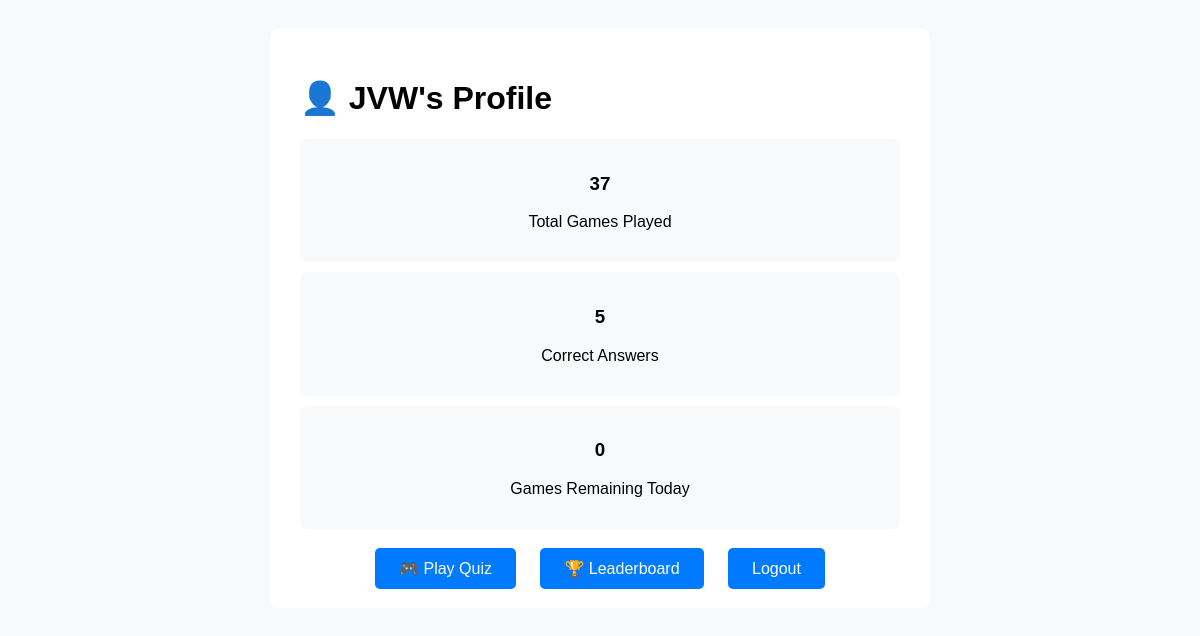
The app's page /profile/ (signed in), older data.
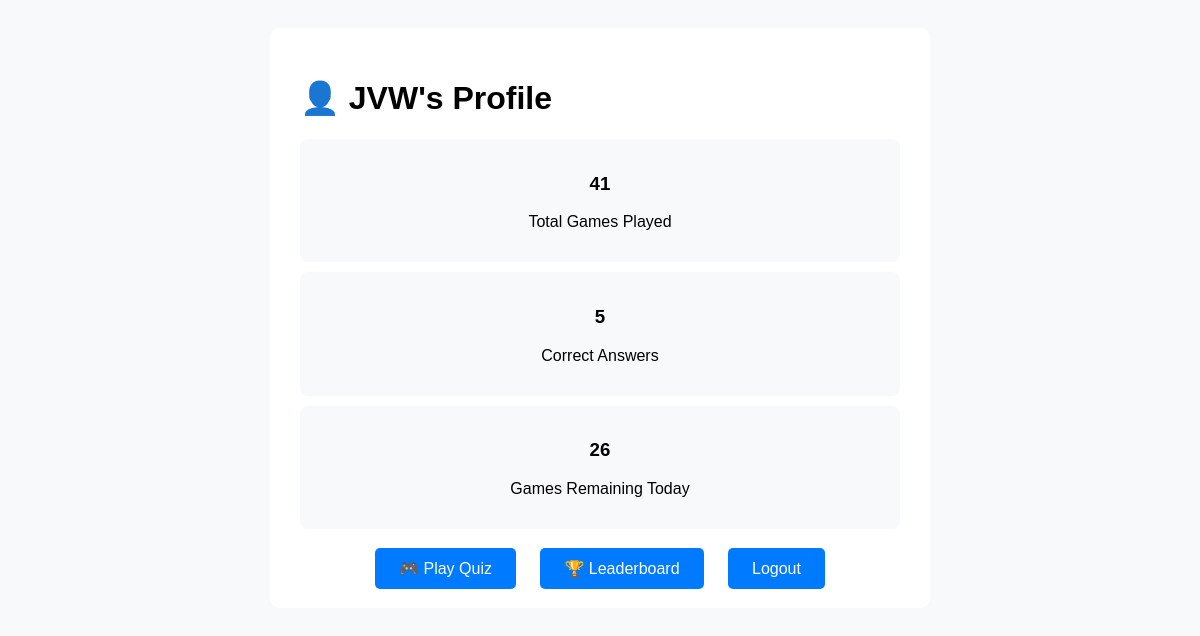
The same page, newer data.
### quiz/models.py (models this page shows, shortened)
class UserProfile(models.Model):
    user = models.OneToOneField(User, on_delete=models.CASCADE)
    games_played_today = models.IntegerField(default=0)
    last_game_date = models.DateField(auto_now_add=True)
    is_premium = models.BooleanField(default=False)
    premium_expires = models.DateTimeField(null=True, blank=True)
    extra_games = models.IntegerField(default=0)
    def games_remaining(self):
        if self.is_premium and (not self.premium_expires or timezone.now() < self.premium_expires):
            return "Unlimited"
        if self.extra_games > 0:
            return self.extra_games + (30 - self.games_played_today)
        return max(0, 30 - self.games_played_today)

### quiz/views.py (the view)
# urls.py: path('profile/', views.user_profile, name='user_profile'),
@login_required
def user_profile(request):
    try:
        profile, created = UserProfile.objects.get_or_create(user=request.user)
        total_games = Score.objects.filter(user=request.user).count()
        correct_answers = Score.objects.filter(user=request.user, correct=True).count()
        return render(request, 'quiz/profile_simple.html', {
            'profile': profile,
            'total_games': total_games,
            'correct_answers': correct_answers
        })
    except:
        return redirect('home')

### templates/quiz/profile_simple.html (shortened to what this page needs)
<!DOCTYPE html>
<html>
<head>
</head>
<body>
    <div class="container">
        <h1>👤 {{ user.username }}'s Profile</h1>
        <div class="stat">
            <h3>{{ total_games }}</h3>
            <p>Total Games Played</p>
        </div>
        <div class="stat">
            <h3>{{ correct_answers }}</h3>
            <p>Correct Answers</p>
        </div>
        <div class="stat">
            <h3>{{ profile.games_remaining }}</h3>
            <p>Games Remaining Today</p>
        </div>
        <div style="text-align: center; margin-top: 30px;">
            <a href="/" class="btn">🎮 Play Quiz</a>
            <a href="/leaderboard/" class="btn">🏆 Leaderboard</a>
            <a href="/logout/" class="btn">Logout</a>
        </div>
    </div>
</body>
</html>

Row changes from the older to the newer data that the page shows:
changed UserProfile: games_remaining "0" → "26"
Text that changed along with them:
{{ total_games }}: "37" → "41"
